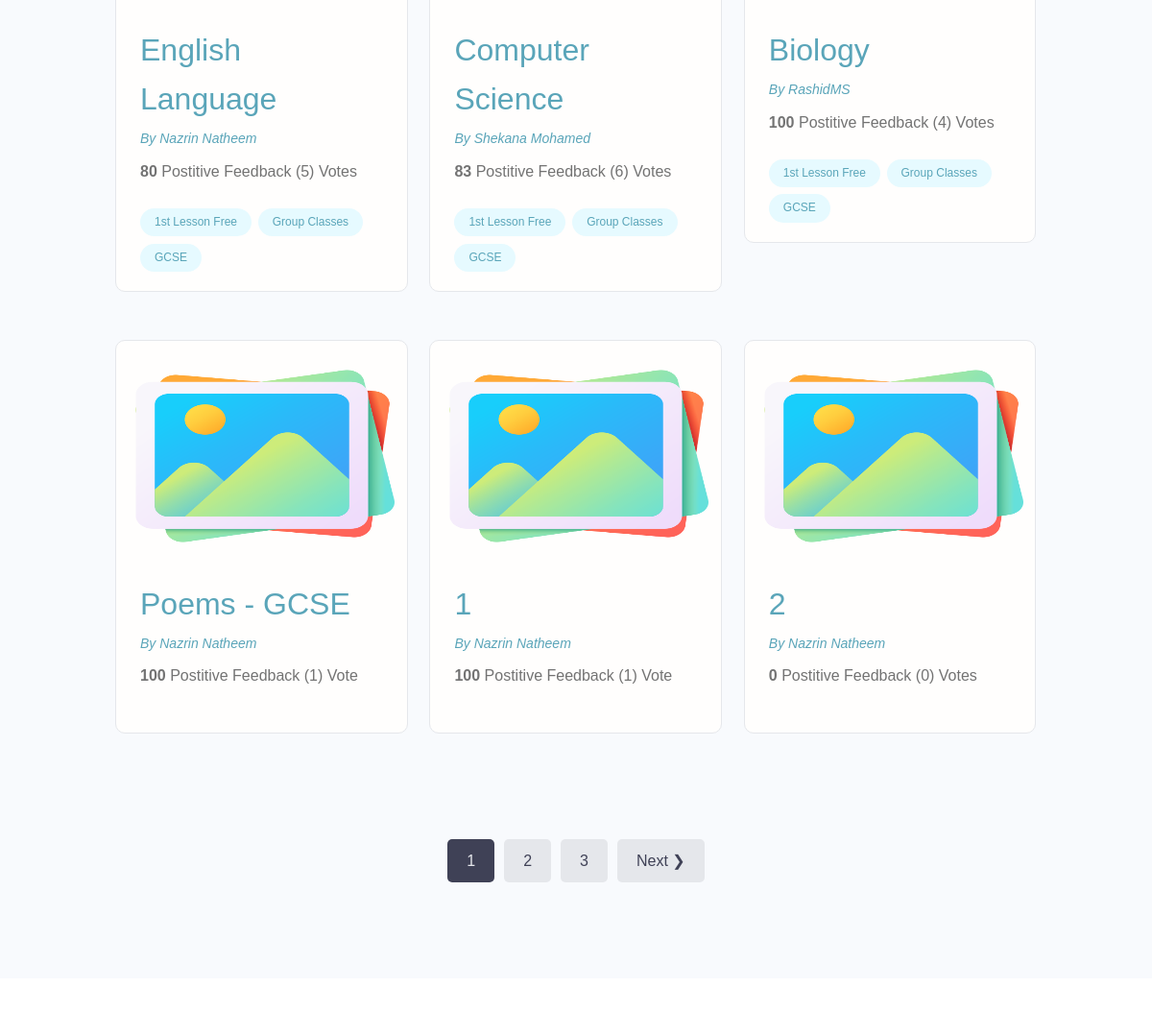
Before: / (middle part) with the older database file.
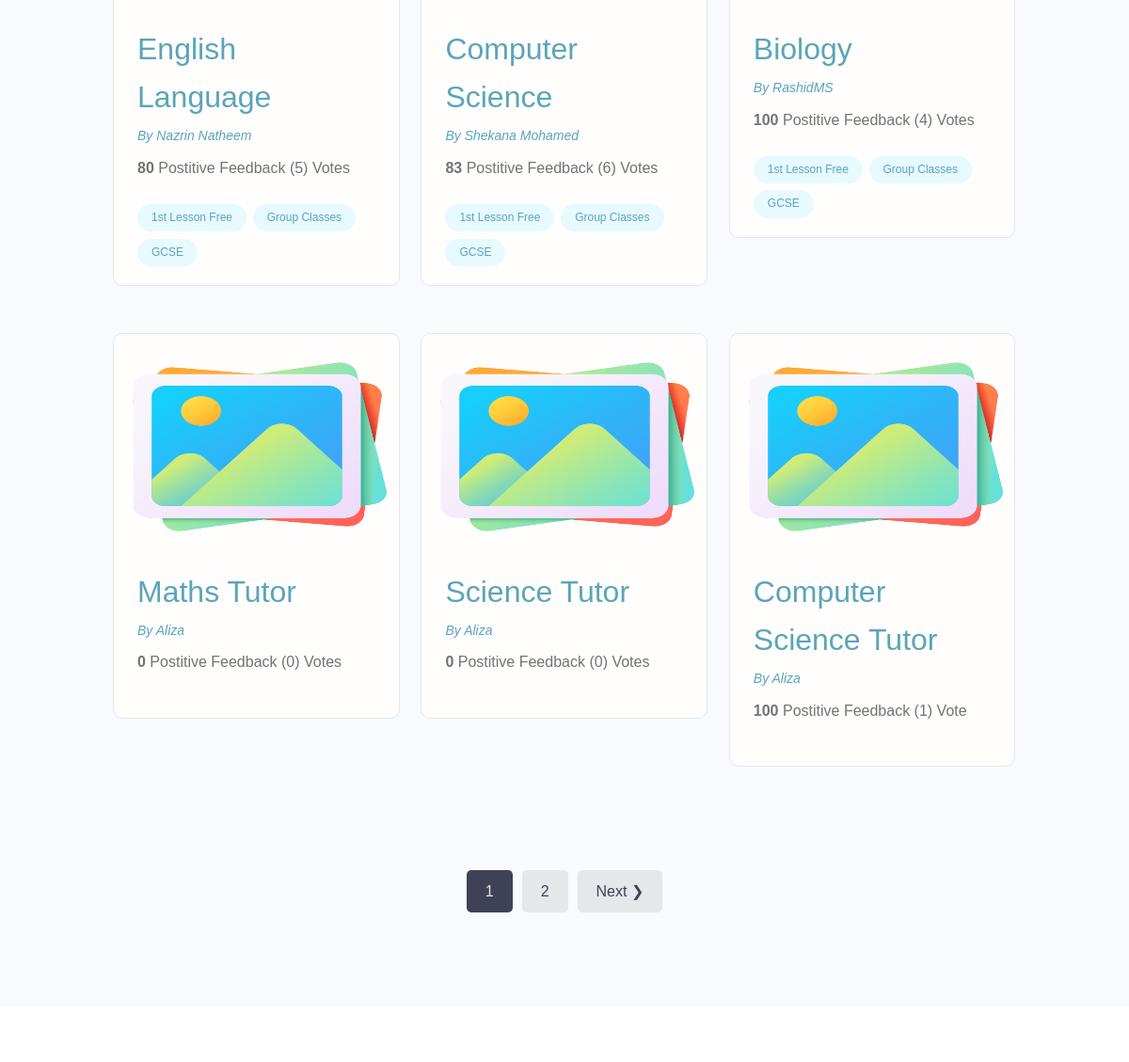
After: the same page with the newer database file.
### subjects/models.py (models this page shows, shortened)
class Subject(models.Model):
    owner = models.ForeignKey(TutorProfile, null=True, blank=True, on_delete=models.SET_NULL)
    id = models.UUIDField(default=uuid.uuid4, unique=True, primary_key=True, editable=False)
    title = models.CharField(max_length=200)
    description = models.TextField(null=True, blank=True)
    subject_image = models.ImageField(null=True, blank=True, upload_to='subject-image/' ,default="default-image/default-img.png")
    tags = models.ManyToManyField('Tag', blank=True)
    vote_total = models.IntegerField(default=0, null=True, blank=True)
    vote_ratio = models.IntegerField(default=0, null=True, blank=True)
    created = models.DateTimeField(auto_now_add=True)
    class Meta:
        ordering = ['created']

class Tag(models.Model):
    name = models.CharField(max_length=200)
    created = models.DateTimeField(auto_now_add=True)
    id = models.UUIDField(default=uuid.uuid4, unique=True, primary_key=True, editable=False)
    def __str__(self):
        return self.name

### userprofile/models.py (models this page shows)
class TutorProfile(models.Model):
    user = models.OneToOneField(settings.AUTH_USER_MODEL, on_delete=models.CASCADE,
                                     null=True, blank=True)
    email = models.EmailField(max_length=500, blank=False, null=True)
    username = models.CharField(max_length=100, blank=False, null=True)
    name = models.CharField(max_length=200, blank=False, null=True)
    first_name = models.CharField(max_length=300, blank=False, null=True)
    last_name = models.CharField(max_length=300, blank=True, null=True)
    location = models.CharField(max_length=500, blank=True, null=True)
    short_intro = models.CharField(max_length=200, blank=False, null=True)
    bio = models.TextField(blank=False, null=True, validators=[MinLengthValidator(50, "Bio must be at least 50 characters long.")])
    hourly_rate = models.CharField(max_length=20, blank=True, null=True)
    teaching_subjects = models.ManyToManyField('MainSubjSkill',blank=True)
    profile_image = models.ImageField(null=True, blank=True, upload_to='tutor-profile-img/',
                                      default="defaultprofileimg/default.png")
    profile_image_uploaded = models.BooleanField(default=False)
    identification = models.ImageField(upload_to='tutor-id/', default="default-image/identification.png")
    identification_uploaded = models.BooleanField(default=False)
    degree = models.ImageField(null=True, blank=True, upload_to='tutor-degree/', default="default-image/degree.png")
    degree_uploaded = models.BooleanField(default=False)
    created = models.DateTimeField(auto_now_add=True)
    id = models.UUIDField(default=uuid.uuid4,
                          unique=True, primary_key=True, editable=False)
    def __str__(self):
        return str(self.username)

### subjects/views.py (the view)
# urls.py: path('', views.subjects, name="subjects"),
def subjects(request):
    subjects, search_query = searchsubjects(request)
    page_number_range, subjects = paginateSubjects(request, subjects, 6)
    context = {'subjects': subjects, 'search_qurey': search_query, 'page_number_range': page_number_range}
    return render(request, 'subjects/subjects.html', context)

### subjects/utils.py (called while the page is built)
def paginateSubjects(request, subjects, results):
    page = request.GET.get('page', 1)
    paginator = Paginator(subjects, results)
    page_number_range = paginator.page_range
    subjects = paginator.get_page(page)
    return page_number_range, subjects

def searchsubjects(request):
    search_query = ''
    if request.GET.get('search_query'):
        search_query = request.GET.get('search_query')
    tags = Tag.objects.filter(name__icontains=search_query)
    subjects = Subject.objects.distinct().filter(
        Q(title__icontains=search_query) |
        Q(description__icontains=search_query) |
        Q(owner__name__icontains=search_query) |
        Q(tags__in=tags)
    )
    return subjects, search_query

### subjects/templates/subjects/subjects.html (shortened to what this page needs)
{% extends 'main.html' %}
{% block content  %}
<main class="projects">
    <section class="projectsList">
      <div class="container">
        <div class="grid grid--three">
          {% for subject in subjects %}
          <div class="column">
            <div class="card project">
              <a href="{% url 'subject' subject.id %}" class="project">
                <img class="project__thumbnail" src="{{subject.subject_image.url}}" alt="project thumbnail" />
                <div class="card__body">
                  <h3 class="project__title">{{subject.title}}</h3>
                  <p><a class="project__author" href="{% url 'subject' subject.id %}">By {{subject.owner}}</a></p>
                  <p class="project--rating">
                    <span style="font-weight: bold;">{{subject.vote_ratio}}</span> Postitive
                    Feedback ({{subject.vote_total}}) Vote{{subject.vote_total|pluralize:"s"}}
                  </p>
                  <div class="project__tags">
                    {% for tag in subject.tags.all %}
                    <span class="tag tag--pill tag--main">
                      <small>{{tag}}</small>
                    </span>
                    {% endfor %}
                  </div>
                </div>
              </a>
            </div>
          </div>
          {% endfor %}
        </div>
      </div>
    </section>
    {% include 'pagenumbers.html' with queryset=subjects page_range=page_number_range %}
  </main>
{% endblock content %}

Changed rows visible on the page:
removed Subject: subject_image (placeholder picture), title "Poems - GCSE", owner "Nazrin Natheem", vote_ratio "100", vote_total "1"
removed Subject: subject_image (placeholder picture), title "1", owner "Nazrin Natheem", vote_ratio "100", vote_total "1"
removed Subject: subject_image (placeholder picture), title "2", owner "Nazrin Natheem", vote_ratio "0", vote_total "0"
now on this page (row unchanged): Subject: subject_image (placeholder picture), title "Maths Tutor", owner "Aliza", vote_ratio "0", vote_total "0"
now on this page (row unchanged): Subject: subject_image (placeholder picture), title "Science Tutor", owner "Aliza", vote_ratio "0", vote_total "0"
now on this page (row unchanged): Subject: subject_image (placeholder picture), title "Computer Science Tutor", owner "Aliza", vote_ratio "100", vote_total "1"
Other visible differences:
list line gone: "3"
